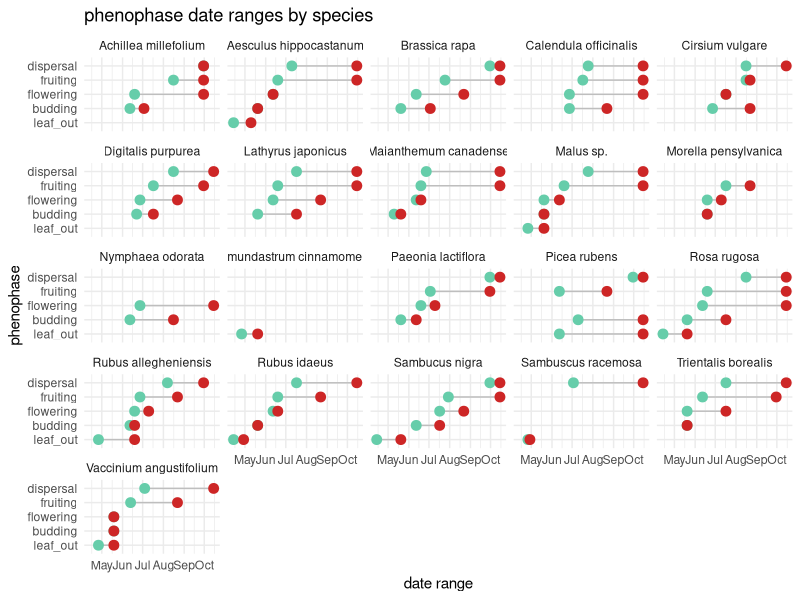
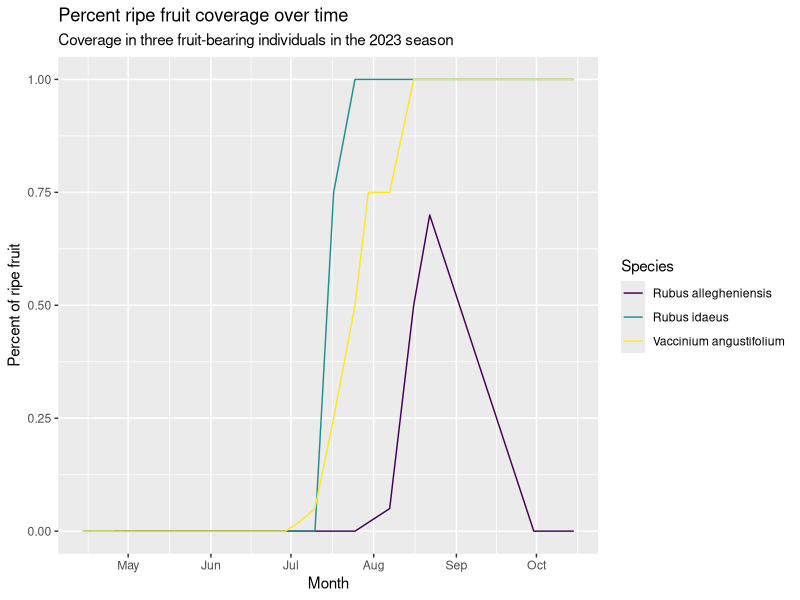
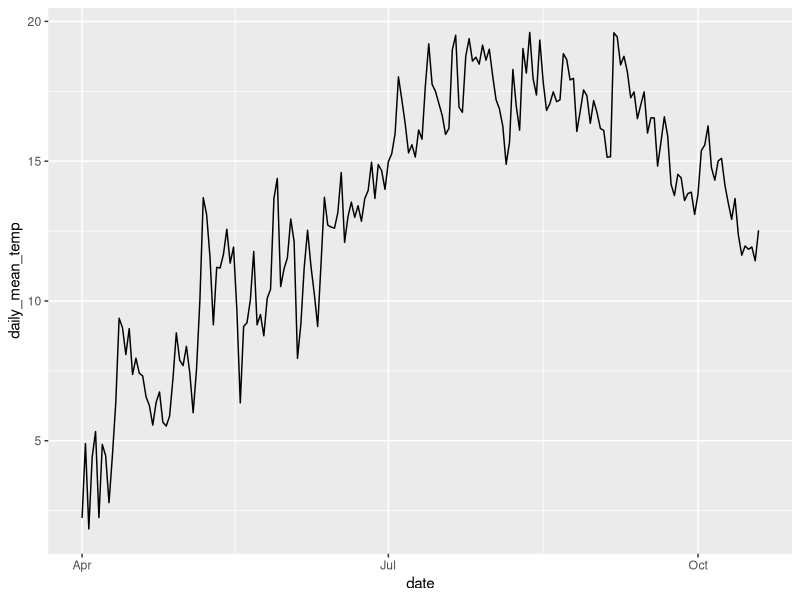
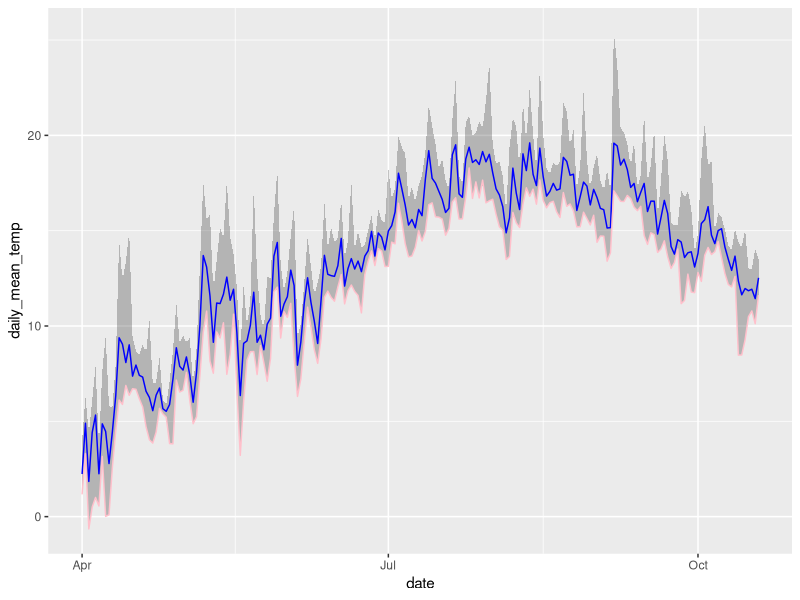

The R source for these figures, in order: (Note: this script raises an error after producing the figures.)
## ---- chunk 1
library(tidyverse)
library(broom)
library(readr)
library(dplyr)
library(forcats)
library(lubridate)
## ---- chunk 2
# hurricane_plants <- read_csv("../data/hurricane_plants.csv")

hurricane_plants <- read_csv("../data/hurricane_plants.csv", 
    col_types = cols(date = col_date(format = "%m/%d/%Y")))

weather_data <- read_csv("../data/neracoos_buoy_data.csv")
## ---- chunk 3
# arrange variables in logical order
hurricane_plants <- relocate(hurricane_plants, 
       date, 
       life_form, 
       species, 
      # common_name,
       initial_emergence,
       breaking_leaf_buds_count,
       leaf_presence,
       percent_unfolded_leaves,
       unfolded_leaves_count,
       percent_full_size_leaf,
       percent_leaves_colorful,
       fallen_leaf_presence,
       breaking_needle_bud_count,
       young_needle_count,
       percent_stalk_growth,
       percent_fiddlehead_unrolled,
       buds_and_flowers_count,
       percent_open_flowers,
       pollen_amount,
       pollen_cone_count,
       percent_open_pollen_cones,
       fruit_count,
       unripe_seed_cone_count, 
       percent_ripe_fruits,
       ripe_seed_cone_count,
       dropped_fruit_count,
       notes
       )

# remove empty rows, where life_form is NA 
hurricane_plants <- hurricane_plants %>% 
  filter(!is.na(life_form))
## ---- chunk 4
# first emergence column creation
hurricane_plants_join <- hurricane_plants %>%
  # mutate(date = as.Date(date)) %>%
  group_by(species, initial_emergence) %>% 
  filter(date == min(date)) %>% 
  slice(1) %>% # takes the first occurrence if there is a tie
  ungroup() %>%
  filter(initial_emergence == "TRUE") %>%
  dplyr::select(date, species, first_emergence=initial_emergence)

hurricane_plants <- hurricane_plants %>%
  full_join(hurricane_plants_join, join_by(date, species))
## ---- chunk 5
# create leafing out phenophase
hurricane_plants <- hurricane_plants %>%
  mutate(leaf_out = case_when(
    breaking_leaf_buds_count > 0 & percent_unfolded_leaves < 1 ~ T,
    percent_unfolded_leaves > 0 & percent_unfolded_leaves < 1 ~ T,
    breaking_needle_bud_count > 0 ~ T,
    percent_stalk_growth > 0 & percent_stalk_growth < 1 ~ T,
    .default = F
  ))
  
# create budding phenophase
hurricane_plants <- hurricane_plants %>%
  mutate(budding = case_when(
    buds_and_flowers_count > 0 & percent_open_flowers < 1 ~ T,
    pollen_cone_count > 0 ~ T,
    .default = F
  ))

# create flowering phenophase
hurricane_plants <- hurricane_plants %>%
  mutate(flowering = case_when(
    percent_open_flowers > 0 & buds_and_flowers_count > 0 ~ T,
    pollen_amount != "none" ~ T,
    .default = F
  ))

# create fruiting phenophase
hurricane_plants <- hurricane_plants %>%
  mutate(fruiting = case_when(
    fruit_count > 0 ~ T,
    unripe_seed_cone_count > 0 ~ T,
    .default = F
  ))

# create dispersal phenophase
hurricane_plants <- hurricane_plants %>%
  mutate(dispersal = case_when(
    percent_ripe_fruits > 0 ~ T,
    ripe_seed_cone_count > 1 ~ T,
    dropped_fruit_count > 0 ~ T,
    .default = F
  ))
## ---- chunk 6
# join first emergence to phenophase dataframe
#hurricane_plants <- hurricane_plants %>%
# full_join(hurricane_plants_join, join_by(species))

# pivot longer
hurricane_plants_long <- hurricane_plants %>%
  pivot_longer(
    cols = c(leaf_out : dispersal), 
    names_to = "phenophase"
  ) %>%
  filter(value == "TRUE") %>%
  group_by(species, phenophase) %>%
  summarize(start_date = min(date), 
            end_date = max(date))

# plot
hurricane_plants_long %>%
ggplot() +
  geom_segment( aes(x = (fct_relevel(phenophase, c("leaf_out",
                                                   "budding",
                                                   "flowering",
                                                   "fruiting",
                                                   "dispersal"))), 
                    xend = (fct_relevel(phenophase, c("leaf_out",
                                                      "budding",
                                                      "flowering",
                                                      "fruiting",
                                                      "dispersal"))),
                    y = start_date, 
                    yend=end_date), 
                color = "grey") +
  
  geom_point(aes(x = (fct_relevel(phenophase, c("leaf_out", 
                                                "budding", 
                                                "flowering", 
                                                "fruiting",
                                                "dispersal"))),
                 y = start_date), 
             color = "aquamarine3", 
             size = 3 ) +
  
  geom_point(aes(x = (fct_relevel(phenophase, c("leaf_out", 
                                                "budding", 
                                                "flowering", 
                                                "fruiting",
                                                "dispersal"))),
                 y = end_date), 
             color = "firebrick3", 
             size = 3 ) +
  
  coord_flip()+
  facet_wrap(~ species) +
  theme_minimal() +
  theme(legend.position = "none",) +
  labs(x = "phenophase",
       y = "date range",
       title = "phenophase date ranges by species")
## ---- chunk 7
#comparisons with raspberry, blackberry, and blueberry

hurricane_plants %>%
  filter(species %in% c("Rubus allegheniensis", "Vaccinium angustifolium", "Rubus idaeus")) %>%
  filter(!is.na(percent_ripe_fruits)) %>%
  ggplot(aes(x = date, y = percent_ripe_fruits, color = species)) +
  geom_line() +
  labs(title = "Percent ripe fruit coverage over time",
       subtitle = "Coverage in three fruit-bearing individuals in the 2023 season",
       x = "Month",
       y = "Percent of ripe fruit",
       color = "Species") +
  scale_color_viridis_d()


   # scale_color_viridis(discrete = TRUE) +
   # scale_fill_viridis(discrete = TRUE)
#Laurie says "do a violin plot, or a scatterplot, or a bar plot. Literally anything but this."
## ---- chunk 8
# lubridate weather entries, calculate useful daily temperatures
weather_data <- weather_data %>%
  mutate(time = ymd_hms(time),
         month = month(time),
         day = day(time),
         date = as_date(round_date(time, unit = "day"))) %>%
  mutate(air_temperature = as.numeric(air_temperature)) %>%
  group_by(date) %>%
  summarize(daily_mean_temp = mean(air_temperature, na.rm = TRUE),
            daily_min_temp = min(air_temperature, na.rm = TRUE),
            daily_max_temp = max(air_temperature, na.rm = TRUE),
            daily_sd_temp = sd(air_temperature, na.rm = TRUE))

# glimpse weather data
glimpse(weather_data)
## ---- chunk 9
# set species minimums for temperatures and calculate total days above "frosts"
weather_data %>%
  group_by(date) %>%
  mutate(yarrow_temp_above = case_when(daily_mean_temp > 5 ~ 1, 
                                       TRUE ~ 0),
         apple_temp_above = case_when(daily_mean_temp > 12 ~ 1, 
                                       TRUE ~ 0)) %>% #find relevant temperatures, name by species, and join to hurricane_plants by this variable (dates after critical period)
  pivot_longer(cols = c(yarrow_temp_above, apple_temp_above), names_to = "species_germ", values_to = "germination_possible") %>%
  filter(germination_possible == 1) %>% #earliest non-frost or favourable germination date
  group_by(species_germ) %>%
  slice_min(date, n = 1)
## ---- chunk 10
# line plot daily mean temperature
ggplot(weather_data, aes(x=date, y=daily_mean_temp)) +
  geom_line() 
## ---- chunk 11
# plot ribbon of daily temperature readings
weather_data %>%
  ggplot(aes(x = date)) +
    geom_ribbon(aes(y = daily_mean_temp, ymin = daily_min_temp, ymax = daily_max_temp), alpha = 0.3) +
    geom_line(aes(y = daily_mean_temp), color = "blue") +
    geom_line(aes(y = daily_min_temp), color = "pink") 
## ---- chunk 12
hurricane_climate <- read_file("../data/hurricane_climate.sdb")
